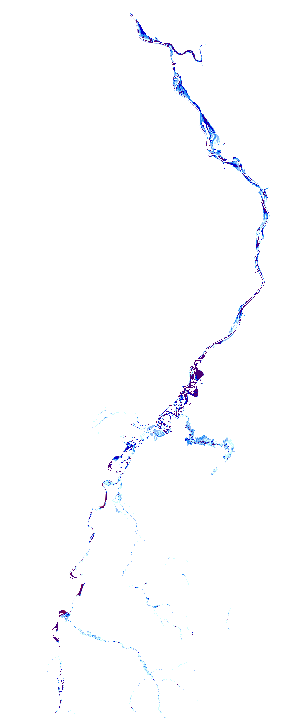
#> input picture preparation/grote.png, 290 x 723 px
$ jupyter execute --allow-errors GEV_generation.ipynb
#> lines starting #> are read from the running program, lines starting #| are printed output that depends on the picture; after the words box and inside, x2 and y2 are one past the last pixel; in counts of white or black regions, pixels touching at a corner belong together
[cell 1]
import os
import random
import numpy as np
import pandas as pd
from scipy.stats import genextreme
import joblib
import matplotlib.pyplot as plt
from scipy.stats import burr
import seaborn as sns
#From pdf page 3.3.4.1. We generate data from a Weibull distribution
# location parameter (loc) = b
# scale parameter (scale) = a
# shape parameter (c) = k
ROOT_DIR = os.getcwd()
print(ROOT_DIR)
FOLDER = ROOT_DIR + '/' + 'preparation'

random.seed(42)

[cell 2]
######### taken from config.py #########
k_set = [0.2, 0.4, 0.6, 0.8, 1.0, 1.2]
a_set = [27, 27.555555555555557, 30.333333333333332, 35.333333333333336, 40.333333333333336, 45.333333333333336]
b_set = [10, 13.88888888888889, 17.77777777777778, 21.666666666666668, 25.555555555555557, 28.333333333333332]

[cell 3]
#set1, set2, set3, set4
k_set = [0.1, 0.5, 0.8, 1.2]
a_set = [27, 28.579, 35.421, 45.421]
b_set = [10, 15.789, 21.579, 28.421]

[cell 4]
num_rows = 1500
data = {}
for i, (k, a, b) in enumerate(zip(k_set, a_set, b_set), start=1):
   generated_data = genextreme.rvs(c=k, loc=b, scale=a, size=num_rows)
   data[f'set{i}'] = generated_data
data['set0'] = 0
# Convert the dictionary to a DataFrame
df = pd.DataFrame(data)

ROOT_DIR = os.getcwd()
print(ROOT_DIR)
FOLDER = ROOT_DIR + '/' + 'preparation'
df.to_csv(FOLDER+ '/' + 'gev_config3.csv', index=False)

[cell 5]
#generate the data for the time series analysis
#600 time steps with setting 1 and then divergent to setting 2, 3, 4
num_rows = 1200
data = {}
for i, (k, a, b) in enumerate(zip(k_set, a_set, b_set), start=1):
   #first 600 time steps
   generated_data = genextreme.rvs(c=0.1, loc=10, scale=27, size=600)
   generated_data2 = genextreme.rvs(c=k, loc=b, scale=a, size=1500)
   #stack the data
   final_data = np.hstack((generated_data, generated_data2))
   data[f'set{i}'] = final_data
data['set0'] = 0

df = pd.DataFrame(data)

ROOT_DIR = os.getcwd()
print(ROOT_DIR)
FOLDER = ROOT_DIR + '/' + 'preparation'
df.to_csv(FOLDER+ '/' + 'gev_config4.csv', index=False)

-----

[cell 6]
ROOT_DIR = os.getcwd()
print(ROOT_DIR)
FOLDER = ROOT_DIR + '/' + 'preparation'
df = pd.read_csv(FOLDER+ '/' + 'gev_config3.csv')
df.drop('set0', axis=1, inplace=True)
plt.figure(figsize=(15, 8))
for col in df.columns:
   #print(col)
   #print(df[col].describe())

   # Plot the histogram with transparency and x-axis limits

   df[col].plot(kind='hist', bins=100, alpha=0.2)
plt.xlim(-100, 100)
plt.ylim(0, 100)
plt.title(f'Histogram of {col}')
plt.xlabel(col)
plt.ylabel('Frequency')
plt.legend(df.columns)
plt.grid(True)
plt.show()
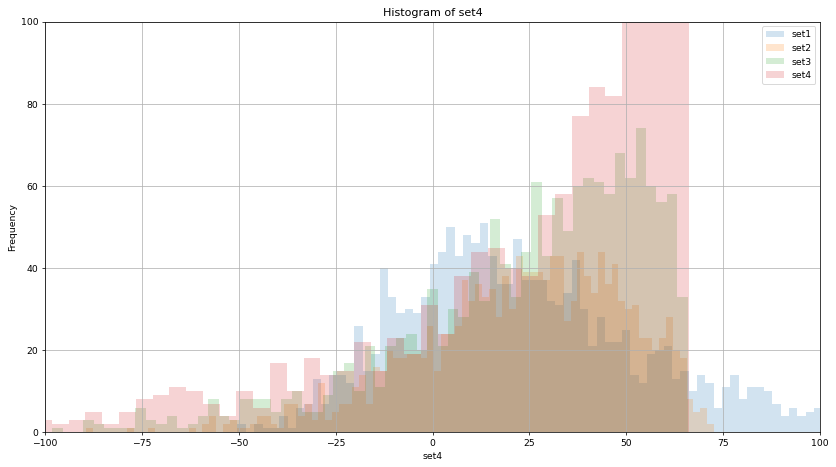
#> figure drawn by matplotlib, 1 panel; tallest bar 51 high, from x = 12.2 to 14.36; tallest bar 74 high, from x = 52.39 to 55.08

#> (a cell that did not finish here is left out)

[cell 8]
paths = ['kde_model_3d.joblib', 'kde_model_nvm.joblib']
#> (the rest of this cell did not finish here and is left out)

#> (a cell that did not finish here is left out)

#> (a cell that did not finish here is left out)

#> (a cell that did not finish here is left out)

#> (a cell that did not finish here is left out)

[cell 13]
from scipy.stats import burr
income = burr.rvs(c=3.30, d=0.45, loc=-12.76, scale=3101.46)
income

[cell 14]
for i in range(10):
   print(burr.rvs(c=3.30, d=0.45, loc=-12.76, scale=3101.46))
#r_cap = burr.rvs(c=9.42, d=0.14, loc=-0.11, scale=73.40)

----

[cell 15]
from PIL import Image
ROOT_DIR = os.getcwd()
print(ROOT_DIR)
# read maps
FOLDER = ROOT_DIR + '/' + 'preparation'
paths = ['grote.png', 'middel.png', 'kleine.png', 'extreme_kleine.png', 'nvm_cleaned.png']

def read_map(FOLDER, path):
#> called with FOLDER = 'preparation', path = 'grote.png'
   path = FOLDER + '/' + path
   map = Image.open(path)
#> map is the input picture: PIL image 290x723 RGBA; mean R, G, B, A 252.2, 252.6, 254.2, 255
   map = np.array(map.convert("L")) # convert to grayscale
#> map: shape (723, 290)
   for i in range(map.shape[0]): # invert the color
      for j in range(map.shape[1]):
         map[i][j] = 255-map[i][j]
   # normalization
   return map / np.max(map)


m_fgrote = read_map(FOLDER, paths[0])
m_fmiddel = read_map(FOLDER, paths[1])
#> call 2 of read_map, with FOLDER = 'preparation', path = 'middel.png'
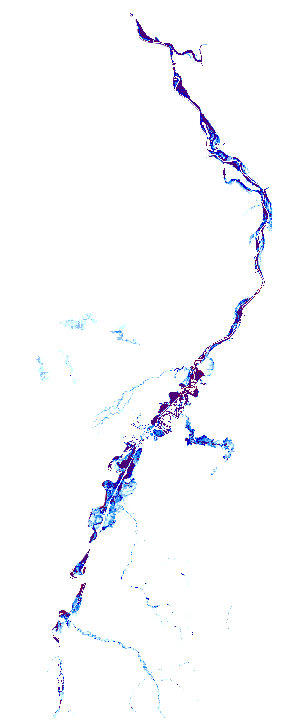
#> input picture preparation/middel.png, 290 x 723 px
#> in read_map, map is the input picture: PIL image 290x723 RGBA; mean R, G, B, A 249.1, 249.5, 252.9, 255
m_fklein = read_map(FOLDER, paths[2])
#> call 3 of read_map, with FOLDER = 'preparation', path = 'kleine.png'
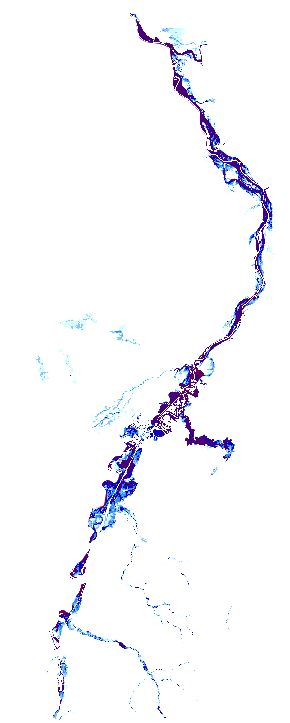
#> input picture preparation/kleine.png, 290 x 723 px
#> in read_map, map is the input picture: PIL image 290x723 RGBA; mean R, G, B, A 247.1, 247.3, 251.9, 255
#> after the loop in read_map (call 3), `for i in range(map.shape[0]):`:
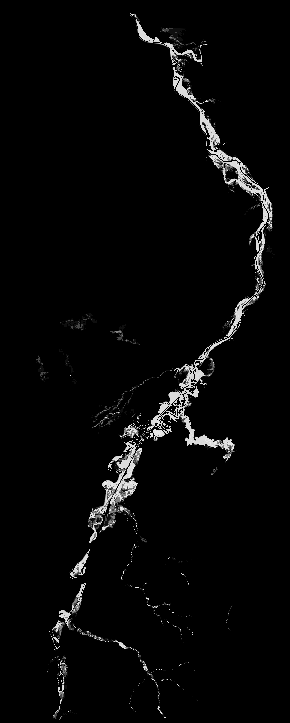
#> map: shape (723, 290); min 0, max 232, mean 7.2
m_feklein = read_map(FOLDER, paths[3])
#> call 4 of read_map, with FOLDER = 'preparation', path = 'extreme_kleine.png'
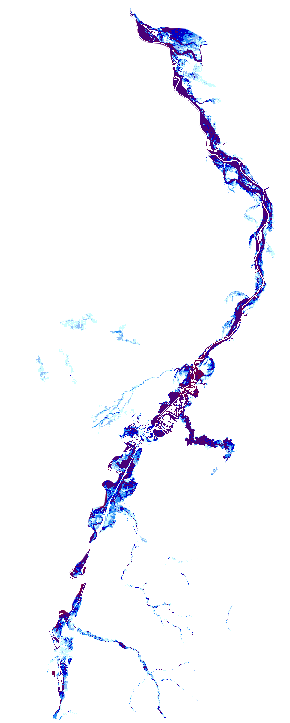
#> input picture preparation/extreme_kleine.png, 290 x 723 px
#> in read_map, map is the input picture: PIL image 290x723 RGBA; mean R, G, B, A 245.5, 245.5, 251.2, 255
#> after the loop in read_map (call 4), `for i in range(map.shape[0]):`:
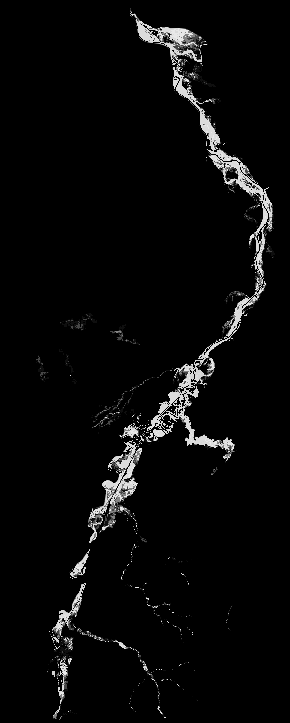
#> map: shape (723, 290); min 0, max 232, mean 8.8
nvm = read_map(FOLDER, paths[4])
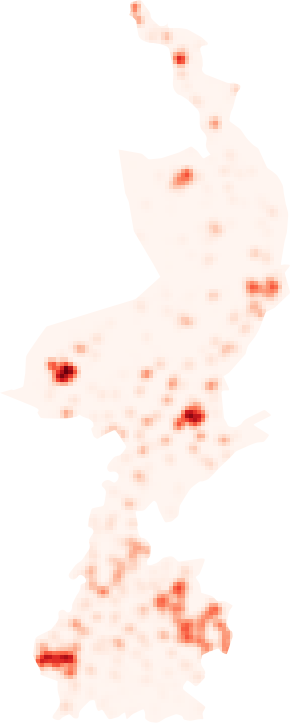
#> input picture preparation/nvm_cleaned.png, 290 x 723 px
#> in read_map, map is the input picture: PIL image 290x723 RGBA; mean R, G, B, A 254.6, 245.6, 242.1, 255
#> in read_map (call 5), `map = np.array(map.convert("L"))`:
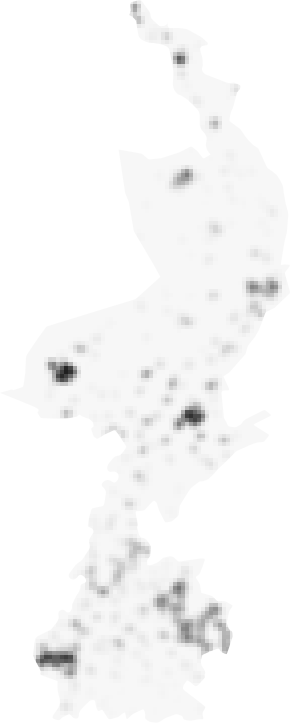
#> map: shape (723, 290); min 32, max 255, mean 247.9
#> after the loop in read_map (call 5), `for i in range(map.shape[0]):`:
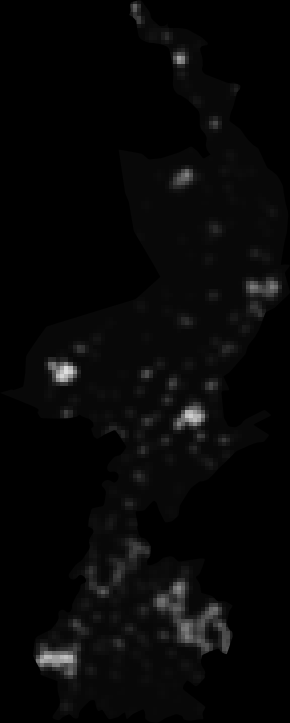
#> map: shape (723, 290); min 0, max 223, mean 7.1

# create a binary map to restrict location of new joiner
binary_map = np.zeros(nvm.shape)
print(binary_map.shape)
#| (723, 290)
for i in range(nvm.shape[0]):
    for j in range(nvm.shape[1]):
        if nvm[i, j] != 0:
            binary_map[i, j] = 1
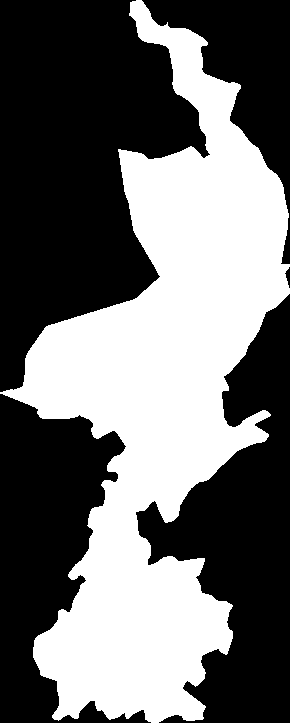
#> binary_map: shape (723, 290) float64; values 0 (black) and 1 (white), 42.6% white; 1 white region, box (x1, y1, x2, y2) and area: (0, 0, 290, 723) 89345


# Example usage
width = nvm.shape[0]
#> width = 723
height = nvm.shape[1]
#> height = 290

print(f'width: {width}, height: {height}')
#| width: 723, height: 290
